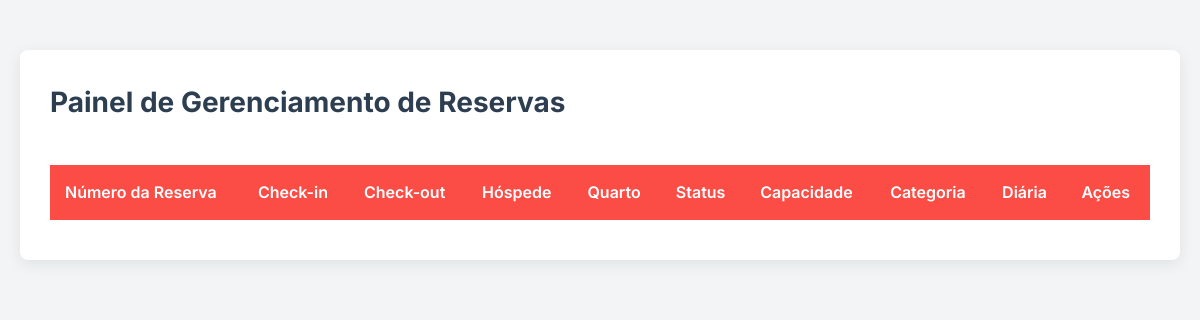
/gestor/reservas/index.php, run on an earlier commit of the app's database.
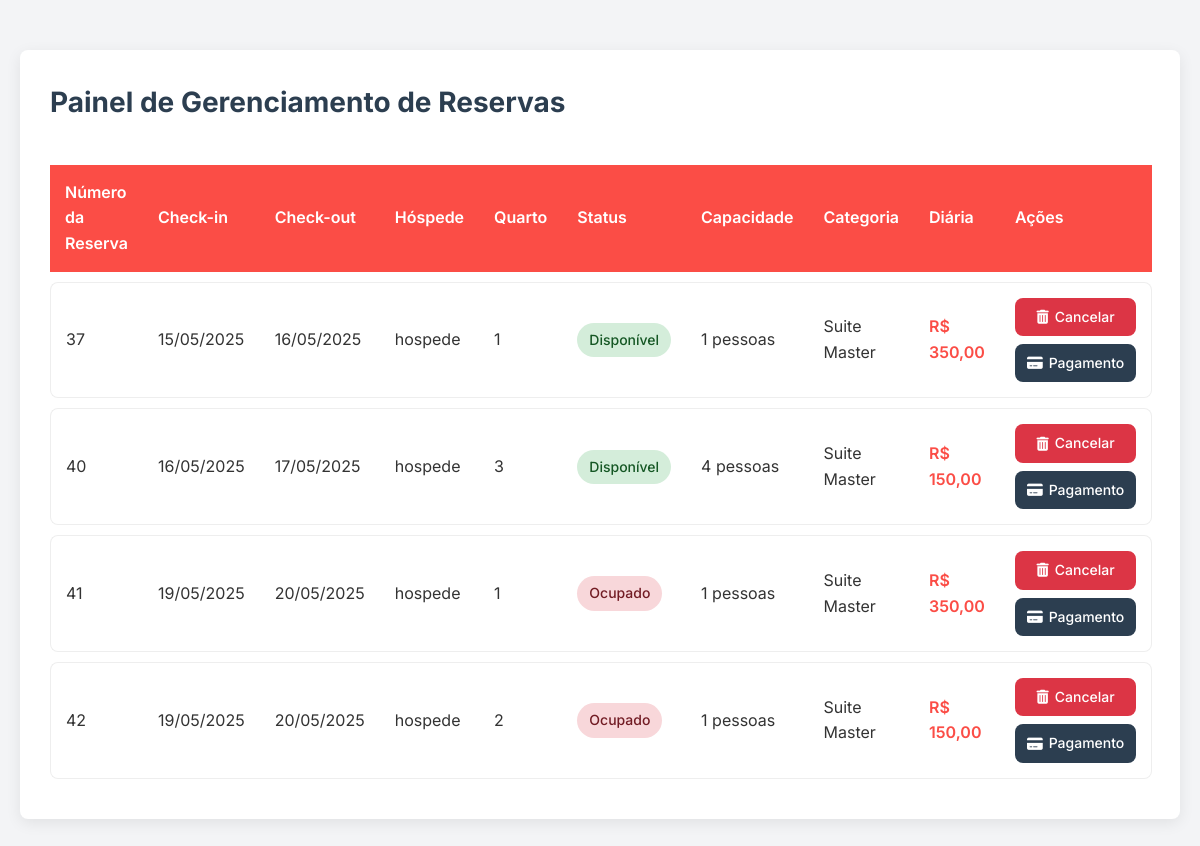
And on a later commit of the database.
### tables this page shows
CREATE TABLE `reserva` (
  `ID_Reserva` int(11) NOT NULL,
  `Checkin` date NOT NULL,
  `Checkout` date NOT NULL,
  `Quarto_ID_Quarto` int(11) NOT NULL,
  `usuarios_ID` int(11) NOT NULL,
  `solicitou_exclusao` tinyint(1) DEFAULT 0,
  `Data_Solicitacao_Exclusao` datetime DEFAULT NULL
);

CREATE TABLE `usuarios` (
  `ID` int(11) NOT NULL,
  `Nome` varchar(45) NOT NULL,
  `Email` varchar(45) NOT NULL,
  `Data_Nascimento` varchar(45) NOT NULL,
  `Telefone` varchar(45) NOT NULL,
  `Endereco` varchar(45) NOT NULL,
  `CPF` char(14) NOT NULL,
  `Perfil_ID_Perfil` int(11) NOT NULL,
  `solicitou_exclusao` varchar(45) DEFAULT NULL,
  `Senha` varchar(255) NOT NULL,
  `Data_Solicitacao_Exclusao` datetime DEFAULT current_timestamp()
);

CREATE TABLE `quarto` (
  `ID_Quarto` int(11) NOT NULL,
  `Status` varchar(45) DEFAULT NULL,
  `Capacidade` int(11) DEFAULT NULL,
  `Categoria_ID_Categoria` int(11) NOT NULL,
  `Foto` varchar(255) DEFAULT NULL,
  `Preco_diaria` decimal(10,2) DEFAULT NULL
);

CREATE TABLE `categoria` (
  `ID_Categoria` int(11) NOT NULL,
  `Nome` varchar(50) NOT NULL
);

### gestor/reservas/index.php (the view, shortened to what this page needs)
<?php
require_once '../../config/config.php';
$listaReservas = [];
$sql = $pdo->query("
    SELECT r.ID_Reserva, r.checkin, r.checkout, q.ID_Quarto, q.Status AS Quarto_Status,
    q.Capacidade, q.Preco_diaria, c.Nome AS Categoria, u.Nome AS Hospede_Nome
    FROM reserva r
    INNER JOIN quarto q ON r.Quarto_ID_Quarto = q.ID_Quarto
    INNER JOIN categoria c ON q.Categoria_ID_Categoria = c.ID_Categoria
    LEFT JOIN usuarios u ON r.usuarios_ID = u.ID
");
if ($sql->rowCount() > 0) {
    $listaReservas = $sql->fetchAll(PDO::FETCH_ASSOC);
}
?>
<!DOCTYPE html>
<html lang="pt-br">
<head>
    <link rel="stylesheet" href="https://cdnjs.cloudflare.com/ajax/libs/font-awesome/6.5.0/css/all.min.css">
    <link rel="stylesheet" href="https://cdn.datatables.net/2.2.2/css/dataTables.dataTables.min.css">
</head>
<body>
    <div class="container">
        <div class="page-header">
            <h1 class="page-title">Painel de Gerenciamento de Reservas</h1>
        </div>
        <table id="myTable" class="display nowrap" style="width:100%">
            <thead>
                <tr>
                    <th>Número da Reserva</th>
                    <th>Check-in</th>
                    <th>Check-out</th>
                    <th>Hóspede</th>
                    <th>Quarto</th>
                    <th>Status</th>
                    <th>Capacidade</th>
                    <th>Categoria</th>
                    <th>Diária</th>
                    <th>Ações</th>
                </tr>
            </thead>
            <tbody>
                <?php foreach ($listaReservas as $reserva):
                    $statusClass = '';
                    $statusText = '';
                    if ($reserva['Quarto_Status'] === 'Manutencao') {
                        $statusClass = 'status-manutencao';
                        $statusText = 'Manutenção';
                    } elseif ($reserva['checkin'] <= date('Y-m-d') && $reserva['checkout'] >= date('Y-m-d')) {
                        $statusClass = 'status-ocupado';
                        $statusText = 'Ocupado';
                    } else {
                        $statusClass = 'status-disponivel';
                        $statusText = 'Disponível';
                    }
                ?>
                    <tr>
                        <td data-label="Número"><?= $reserva['ID_Reserva'] ?></td>
                        <td data-label="Check-in"><?= date('d/m/Y', strtotime($reserva['checkin'])) ?></td>
                        <td data-label="Check-out"><?= date('d/m/Y', strtotime($reserva['checkout'])) ?></td>
                        <td data-label="Hóspede"><?= htmlspecialchars($reserva['Hospede_Nome']) ?></td>
                        <td data-label="Quarto"><?= $reserva['ID_Quarto'] ?></td>
                        <td data-label="Status">
                            <span class="status <?= $statusClass ?>"><?= $statusText ?></span>
                        </td>
                        <td data-label="Capacidade"><?= $reserva['Capacidade'] ?> pessoas</td>
                        <td data-label="Categoria"><?= htmlspecialchars($reserva['Categoria']) ?></td>
                        <td data-label="Diária" class="price">R$ <?= number_format($reserva['Preco_diaria'], 2, ',', '.') ?></td>
                        <td data-label="Ações">
                            <div class="action-buttons">
                                <a href="../../actions/excluir_reserva.php?id=<?= $reserva['ID_Reserva'] ?>" class="btn-action btn-delete" onclick="return confirm('Tem certeza que deseja cancelar esta reserva?')">
                                    <i class="fas fa-trash-alt"></i> Cancelar
                                </a>
                                <a href="detalhes_reserva.php?id=<?= $reserva['ID_Reserva'] ?>" class="btn-action btn-more">
                                    <i class="fas fa-credit-card"></i> Pagamento
                                </a>
                            </div>
                        </td>
                    </tr>
                <?php endforeach; ?>
            </tbody>
        </table>
    </div>
</body>
</html>

### gestor/reservas/index.php (style rules this page uses)
:root { --primary-color: #FB4D46; --secondary-color: #2c3e50; --light-gray: #f8f9fa; --dark-gray: #6c757d; --white: #ffffff; --border-radius: 8px; --box-shadow: 0 4px 15px rgba(0,0,0,0.08); --transition: all 0.3s ease; }
* { margin: 0; padding: 0; box-sizing: border-box; font-family: 'Inter', sans-serif; }
body { background-color: #f3f4f6; color: #333; line-height: 1.6; padding: 20px; }
.container { max-width: 1400px; margin: 30px auto; background-color: var(--white); border-radius: var(--border-radius); box-shadow: var(--box-shadow); padding: 30px; }
.page-header { display: flex; justify-content: space-between; align-items: center; margin-bottom: 30px; flex-wrap: wrap; gap: 15px; }
.page-title { color: var(--secondary-color); font-size: 28px; margin: 0; }
#myTable { width: 100% !important; border-collapse: separate; border-spacing: 0 10px; margin-top: 20px; }
#myTable thead th { background-color: var(--primary-color); color: white; padding: 15px; text-align: left; font-weight: 600; border: none; }
#myTable tbody tr { background-color: var(--white); transition: var(--transition); border-radius: var(--border-radius); }
#myTable tbody td { padding: 15px; border-top: 1px solid #eee; border-bottom: 1px solid #eee; vertical-align: middle; }
#myTable tbody td:first-child { border-left: 1px solid #eee; border-top-left-radius: var(--border-radius); border-bottom-left-radius: var(--border-radius); }
#myTable tbody td:last-child { border-right: 1px solid #eee; border-top-right-radius: var(--border-radius); border-bottom-right-radius: var(--border-radius); }
.status { display: inline-block; padding: 6px 12px; border-radius: 20px; font-size: 14px; font-weight: 500; }
.status-disponivel { background-color: #d4edda; color: #155724; }
.status-ocupado { background-color: #f8d7da; color: #721c24; }
.price { font-weight: 600; color: var(--primary-color); }
.action-buttons { display: flex; flex-direction: column; gap: 8px; }
.btn-action { display: inline-flex; align-items: center; justify-content: center; gap: 6px; padding: 8px 12px; border-radius: var(--border-radius); font-size: 14px; font-weight: 500; text-decoration: none; transition: var(--transition); text-align: center; }
.btn-delete { background-color: #dc3545; color: white; }
.btn-more { background-color: var(--secondary-color); color: white; }

What changed in the data, as far as the page shows it:
added reserva: ID_Reserva "37", Checkin "15/05/2025", Checkout "16/05/2025", usuarios_ID.Nome "hospede", Quarto_ID_Quarto.ID_Quarto "1", statusText "Disponível", Quarto_ID_Quarto.Capacidade "1", categoria.Nome "Suite Master", Quarto_ID_Quarto.Preco_diaria "350,00"
added reserva: ID_Reserva "40", Checkin "16/05/2025", Checkout "17/05/2025", usuarios_ID.Nome "hospede", Quarto_ID_Quarto.ID_Quarto "3", statusText "Disponível", Quarto_ID_Quarto.Capacidade "4", categoria.Nome "Suite Master", Quarto_ID_Quarto.Preco_diaria "150,00"
added reserva: ID_Reserva "41", Checkin "19/05/2025", Checkout "20/05/2025", usuarios_ID.Nome "hospede", Quarto_ID_Quarto.ID_Quarto "1", Quarto_ID_Quarto.Status "Ocupado", Quarto_ID_Quarto.Capacidade "1", categoria.Nome "Suite Master", Quarto_ID_Quarto.Preco_diaria "350,00"
added reserva: ID_Reserva "42", Checkin "19/05/2025", Checkout "20/05/2025", usuarios_ID.Nome "hospede", Quarto_ID_Quarto.ID_Quarto "2", Quarto_ID_Quarto.Status "Ocupado", Quarto_ID_Quarto.Capacidade "1", categoria.Nome "Suite Master", Quarto_ID_Quarto.Preco_diaria "150,00"
